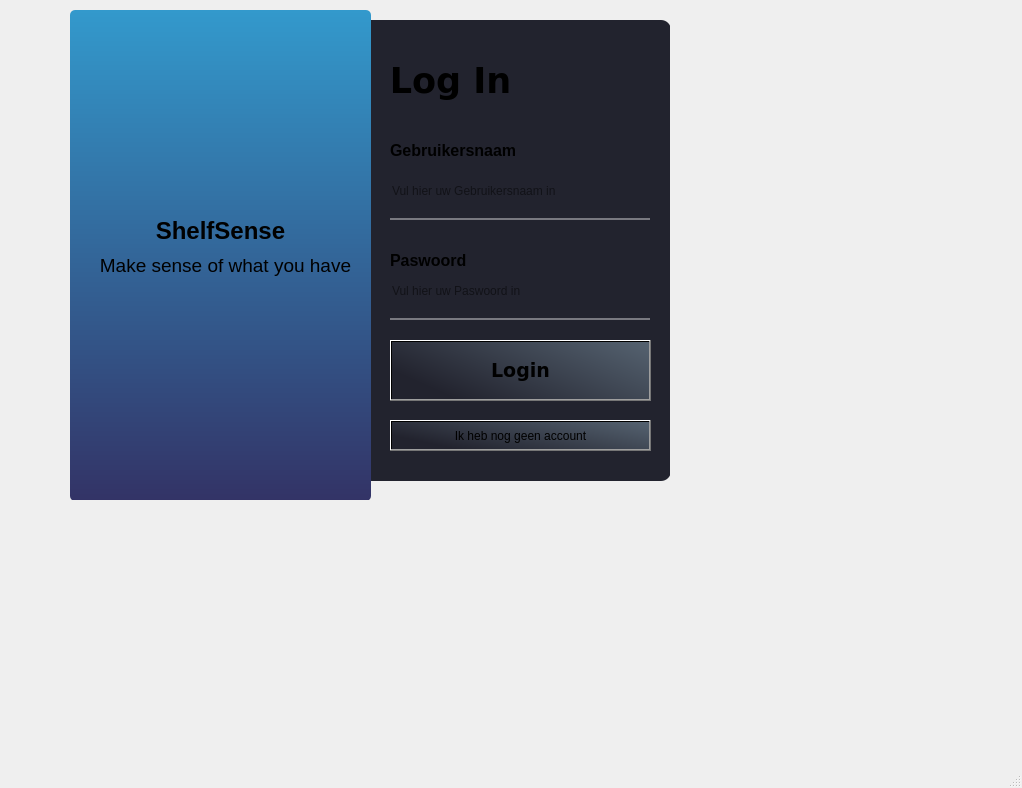
<?xml version="1.0" encoding="UTF-8"?>
<ui version="4.0">
 <class>MainWindow</class>
 <widget class="QMainWindow" name="MainWindow">
  <property name="geometry">
   <rect>
    <x>0</x>
    <y>0</y>
    <width>1022</width>
    <height>788</height>
   </rect>
  </property>
  <property name="windowTitle">
   <string>MainWindow</string>
  </property>
  <widget class="QWidget" name="centralwidget">
   <widget class="QWidget" name="widgetest" native="true">
    <property name="geometry">
     <rect>
      <x>70</x>
      <y>0</y>
      <width>600</width>
      <height>500</height>
     </rect>
    </property>
    <property name="styleSheet">
     <string notr="true">#loginButton, #terugButton{
	background-color: qlineargradient(spread:pad, x1:0, y1:0.5, x2:1, y2:0, stop:0 rgba(34,35,46,255), stop:1 rgba(85, 98, 112, 255));
}

#loginButton:hover, #terugButton:hover{
	background-color: qlineargradient(spread:pad, x1:0, y1:0.5, x2:1, y2:0, stop:0 rgba(40, 67, 98, 255), stop:1 rgba(105, 118, 132, 255));
}

#loginButton:pressed, terugButton:pressed{
	padding-top: 5px;
	background-color: rgba(105, 118, 132, 255);
}</string>
    </property>
    <widget class="QWidget" name="widget" native="true">
     <property name="geometry">
      <rect>
       <x>0</x>
       <y>10</y>
       <width>301</width>
       <height>491</height>
      </rect>
     </property>
     <property name="styleSheet">
      <string notr="true">#widget{
	background-color: qlineargradient(spread:pad, x1:0, y1:0, x2:0, y2:1, stop:0 rgba(51, 153, 204, 255), stop:1 rgba(51, 51, 102, 255));
	border-radius: 5px;
}</string>
     </property>
     <widget class="QLabel" name="label_7">
      <property name="geometry">
       <rect>
        <x>10</x>
        <y>240</y>
        <width>291</width>
        <height>31</height>
       </rect>
      </property>
      <property name="font">
       <font>
        <pointsize>14</pointsize>
        <bold>false</bold>
       </font>
      </property>
      <property name="text">
       <string>Make sense of what you have</string>
      </property>
      <property name="alignment">
       <set>Qt::AlignmentFlag::AlignCenter</set>
      </property>
     </widget>
     <widget class="QLabel" name="label_3">
      <property name="geometry">
       <rect>
        <x>90</x>
        <y>50</y>
        <width>121</width>
        <height>141</height>
       </rect>
      </property>
      <property name="text">
       <string/>
      </property>
      <property name="pixmap">
       <pixmap>../test.png</pixmap>
      </property>
      <property name="scaledContents">
       <bool>true</bool>
      </property>
      <property name="alignment">
       <set>Qt::AlignmentFlag::AlignLeading|Qt::AlignmentFlag::AlignLeft|Qt::AlignmentFlag::AlignVCenter</set>
      </property>
     </widget>
     <widget class="QLabel" name="label_8">
      <property name="geometry">
       <rect>
        <x>50</x>
        <y>200</y>
        <width>201</width>
        <height>41</height>
       </rect>
      </property>
      <property name="font">
       <font>
        <pointsize>18</pointsize>
        <bold>true</bold>
       </font>
      </property>
      <property name="layoutDirection">
       <enum>Qt::LayoutDirection::LeftToRight</enum>
      </property>
      <property name="text">
       <string>ShelfSense</string>
      </property>
      <property name="alignment">
       <set>Qt::AlignmentFlag::AlignCenter</set>
      </property>
     </widget>
    </widget>
    <widget class="QWidget" name="widget2" native="true">
     <property name="geometry">
      <rect>
       <x>290</x>
       <y>20</y>
       <width>311</width>
       <height>461</height>
      </rect>
     </property>
     <property name="styleSheet">
      <string notr="true">#widget2{
	background-color: rgba(34,35,46,255);
	border-radius: 10px;
}</string>
     </property>
     <widget class="QPushButton" name="terugButton">
      <property name="geometry">
       <rect>
        <x>30</x>
        <y>400</y>
        <width>261</width>
        <height>31</height>
       </rect>
      </property>
      <property name="styleSheet">
       <string notr="true"/>
      </property>
      <property name="text">
       <string>Ik heb nog geen account</string>
      </property>
     </widget>
     <widget class="QLineEdit" name="lineEdit_2">
      <property name="geometry">
       <rect>
        <x>30</x>
        <y>250</y>
        <width>260</width>
        <height>50</height>
       </rect>
      </property>
      <property name="styleSheet">
       <string notr="true">background-color: rgba(0,0,0,0);
border: none;
border-bottom: 2px solid rgba(255,255,255,100);
padding-bottom: 7px;</string>
      </property>
      <property name="placeholderText">
       <string>Vul hier uw Paswoord in</string>
      </property>
     </widget>
     <widget class="QPushButton" name="loginButton">
      <property name="geometry">
       <rect>
        <x>30</x>
        <y>320</y>
        <width>261</width>
        <height>61</height>
       </rect>
      </property>
      <property name="font">
       <font>
        <family>Verdana</family>
        <pointsize>14</pointsize>
        <bold>true</bold>
       </font>
      </property>
      <property name="styleSheet">
       <string notr="true"/>
      </property>
      <property name="text">
       <string>Login</string>
      </property>
     </widget>
     <widget class="QLineEdit" name="lineEdit">
      <property name="geometry">
       <rect>
        <x>30</x>
        <y>150</y>
        <width>260</width>
        <height>50</height>
       </rect>
      </property>
      <property name="styleSheet">
       <string notr="true">background-color: rgba(0,0,0,0);
border: none;
border-bottom: 2px solid rgba(255,255,255,100);
padding-bottom: 7px;</string>
      </property>
      <property name="placeholderText">
       <string>Vul hier uw Gebruikersnaam in</string>
      </property>
     </widget>
     <widget class="QLabel" name="label">
      <property name="geometry">
       <rect>
        <x>30</x>
        <y>110</y>
        <width>141</width>
        <height>41</height>
       </rect>
      </property>
      <property name="font">
       <font>
        <pointsize>12</pointsize>
        <bold>true</bold>
       </font>
      </property>
      <property name="text">
       <string>Gebruikersnaam</string>
      </property>
      <property name="alignment">
       <set>Qt::AlignmentFlag::AlignLeading|Qt::AlignmentFlag::AlignLeft|Qt::AlignmentFlag::AlignVCenter</set>
      </property>
     </widget>
     <widget class="QLabel" name="label_4">
      <property name="geometry">
       <rect>
        <x>20</x>
        <y>40</y>
        <width>141</width>
        <height>41</height>
       </rect>
      </property>
      <property name="font">
       <font>
        <family>Verdana</family>
        <pointsize>26</pointsize>
        <bold>true</bold>
       </font>
      </property>
      <property name="styleSheet">
       <string notr="true"/>
      </property>
      <property name="text">
       <string>Log In</string>
      </property>
      <property name="alignment">
       <set>Qt::AlignmentFlag::AlignCenter</set>
      </property>
     </widget>
     <widget class="QLabel" name="label_2">
      <property name="geometry">
       <rect>
        <x>30</x>
        <y>220</y>
        <width>141</width>
        <height>41</height>
       </rect>
      </property>
      <property name="font">
       <font>
        <pointsize>12</pointsize>
        <bold>true</bold>
       </font>
      </property>
      <property name="text">
       <string>Paswoord</string>
      </property>
      <property name="alignment">
       <set>Qt::AlignmentFlag::AlignLeading|Qt::AlignmentFlag::AlignLeft|Qt::AlignmentFlag::AlignVCenter</set>
      </property>
     </widget>
    </widget>
    <zorder>widget2</zorder>
    <zorder>widget</zorder>
   </widget>
  </widget>
  <widget class="QMenuBar" name="menubar">
   <property name="geometry">
    <rect>
     <x>0</x>
     <y>0</y>
     <width>1022</width>
     <height>33</height>
    </rect>
   </property>
  </widget>
  <widget class="QStatusBar" name="statusbar"/>
 </widget>
 <resources/>
 <connections/>
</ui>
